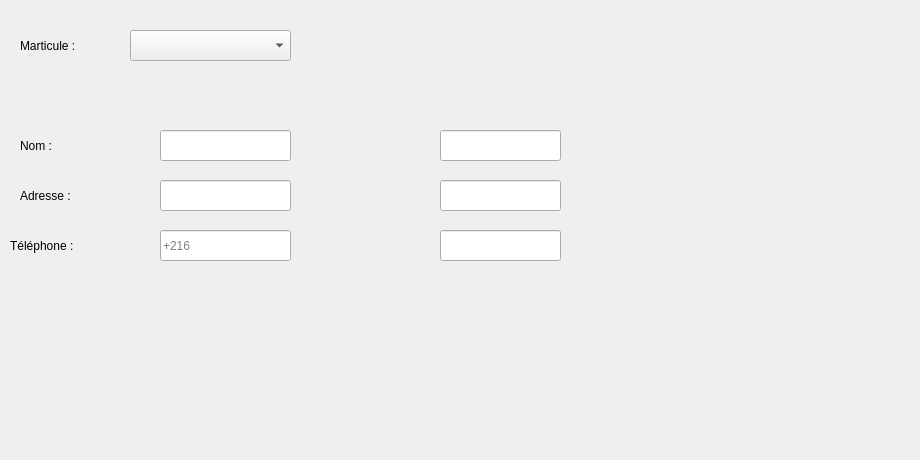
        <widget class="QWidget" name="tab_6">
         <attribute name="icon">
          <iconset>
           <normaloff>../../gestion_fournisseur/gEdit.png</normaloff>../../gestion_fournisseur/gEdit.png</iconset>
         </attribute>
         <attribute name="title">
          <string>Modifier</string>
         </attribute>
         <widget class="QLabel" name="label_9">
          <property name="geometry">
           <rect>
            <x>-30</x>
            <y>-20</y>
            <width>911</width>
            <height>451</height>
           </rect>
          </property>
          <property name="text">
           <string/>
          </property>
          <property name="pixmap">
           <pixmap>../../gestion_fournisseur/1.png</pixmap>
          </property>
         </widget>
         <widget class="QLabel" name="label_10">
          <property name="geometry">
           <rect>
            <x>20</x>
            <y>30</y>
            <width>111</width>
            <height>31</height>
           </rect>
          </property>
          <property name="styleSheet">
           <string notr="true">font: 12pt &quot;MS Shell Dlg 2&quot;;</string>
          </property>
          <property name="text">
           <string>Marticule :</string>
          </property>
         </widget>
         <widget class="QLabel" name="label_11">
          <property name="geometry">
           <rect>
            <x>20</x>
            <y>180</y>
            <width>91</width>
            <height>31</height>
           </rect>
          </property>
          <property name="styleSheet">
           <string notr="true">font: 12pt &quot;MS Shell Dlg 2&quot;;</string>
          </property>
          <property name="text">
           <string>Adresse :</string>
          </property>
         </widget>
         <widget class="QLabel" name="label_12">
          <property name="geometry">
           <rect>
            <x>10</x>
            <y>230</y>
            <width>131</width>
            <height>31</height>
           </rect>
          </property>
          <property name="styleSheet">
           <string notr="true">font: 12pt &quot;MS Shell Dlg 2&quot;;</string>
          </property>
          <property name="text">
           <string>Téléphone :</string>
          </property>
         </widget>
         <widget class="QLineEdit" name="lineEdit_8">
          <property name="geometry">
           <rect>
            <x>160</x>
            <y>130</y>
            <width>131</width>
            <height>31</height>
           </rect>
          </property>
          <property name="placeholderText">
           <string/>
          </property>
         </widget>
         <widget class="QLineEdit" name="lineEdit_9">
          <property name="geometry">
           <rect>
            <x>160</x>
            <y>180</y>
            <width>131</width>
            <height>31</height>
           </rect>
          </property>
         </widget>
         <widget class="QLineEdit" name="lineEdit_10">
          <property name="geometry">
           <rect>
            <x>160</x>
            <y>230</y>
            <width>131</width>
            <height>31</height>
           </rect>
          </property>
          <property name="text">
           <string/>
          </property>
          <property name="placeholderText">
           <string>+216</string>
          </property>
         </widget>
         <widget class="QPushButton" name="pushButton_10">
          <property name="geometry">
           <rect>
            <x>490</x>
            <y>290</y>
            <width>111</width>
            <height>41</height>
           </rect>
          </property>
          <property name="styleSheet">
           <string notr="true">#pushButton_10{
	image: url(:/new/prefix1/i,qge/B.png);
border:none;}</string>
          </property>
          <property name="text">
           <string/>
          </property>
         </widget>
         <widget class="QLabel" name="label_39">
          <property name="geometry">
           <rect>
            <x>20</x>
            <y>130</y>
            <width>61</width>
            <height>31</height>
           </rect>
          </property>
          <property name="styleSheet">
           <string notr="true">font: 12pt &quot;MS Shell Dlg 2&quot;;</string>
          </property>
          <property name="text">
           <string>Nom :</string>
          </property>
         </widget>
         <widget class="QLineEdit" name="lineEdit">
          <property name="geometry">
           <rect>
            <x>440</x>
            <y>130</y>
            <width>121</width>
            <height>31</height>
           </rect>
          </property>
         </widget>
         <widget class="QLineEdit" name="lineEdit_2">
          <property name="geometry">
           <rect>
            <x>440</x>
            <y>180</y>
            <width>121</width>
            <height>31</height>
           </rect>
          </property>
         </widget>
         <widget class="QLineEdit" name="lineEdit_3">
          <property name="geometry">
           <rect>
            <x>440</x>
            <y>230</y>
            <width>121</width>
            <height>31</height>
           </rect>
          </property>
         </widget>
         <widget class="QPushButton" name="pushButton_28">
          <property name="geometry">
           <rect>
            <x>300</x>
            <y>30</y>
            <width>145</width>
            <height>42</height>
           </rect>
          </property>
          <property name="styleSheet">
           <string notr="true">#pushButton_28{
	image: url(:/new/prefix1/i,qge/AP.png);
border:none;}</string>
          </property>
          <property name="text">
           <string/>
          </property>
         </widget>
         <widget class="QPushButton" name="pushButton_36">
          <property name="geometry">
           <rect>
            <x>620</x>
            <y>-80</y>
            <width>241</width>
            <height>311</height>
           </rect>
          </property>
          <property name="styleSheet">
           <string notr="true">#pushButton_36{
	image: url(:/new/prefix1/i,qge/c.png);
border:none;}</string>
          </property>
          <property name="text">
           <string/>
          </property>
         </widget>
         <widget class="QComboBox" name="comboBox_4">
          <property name="geometry">
           <rect>
            <x>130</x>
            <y>30</y>
            <width>161</width>
            <height>31</height>
           </rect>
          </property>
         </widget>
        </widget>
